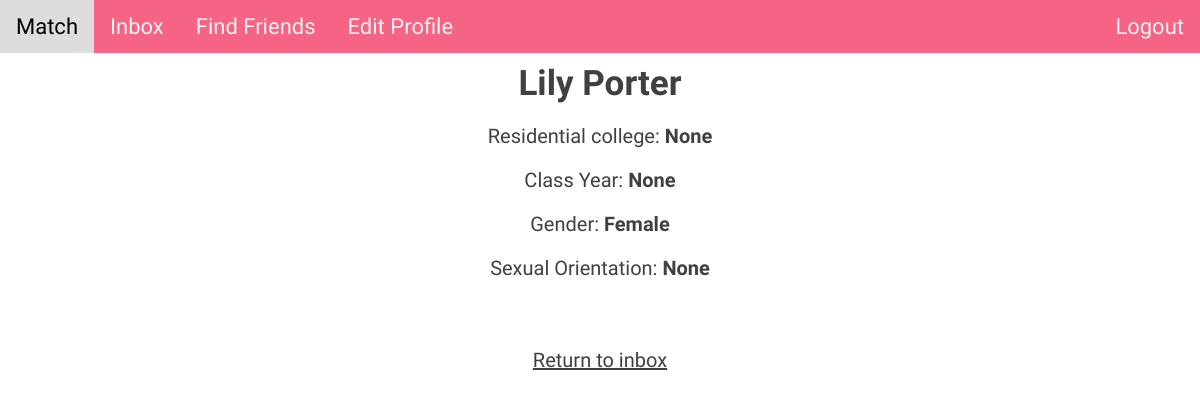
The page /view_profile?match=lporter (signed in) on the database its author committed.
### tables this page shows
CREATE TABLE users (
    id integer primary key autoincrement,
    first_name text not null,
    last_name text not null,
    username text not null,
    password text not null,
    phone_number text,
    college text,
    class_year text,
    gender text,
    orientation text,
    preference text
);

### main.py (the view)
@app.route('/view_profile', methods=['GET'])
def view_profile():
    match = request.args.get('match')
    username = session["username"]
    dict_info = retrieve_profile_info(match)
    return render_template('view_profile.html', username=username,
                           first_name=dict_info["first_name"],
                           last_name=dict_info["last_name"],
                           number=dict_info["number"],
                           college=dict_info["college"],
                           class_year=dict_info["class_year"],
                           gender=dict_info["gender"],
                           orientation=dict_info["orientation"])

### models.py (called while the page is built)
def retrieve_profile_info(username):
    con = sql.connect("database.db")
    cur = con.cursor()
    query = "SELECT * FROM users WHERE username = ?"
    cur.execute(query, [username])
    info = cur.fetchone()
    first_name = info[1]
    last_name = info[2]
    number = info[5]
    college = info[6]
    class_year = info[7]
    gender = info[8]
    orientation = info[9]
    match_preference = info[10]
    info_dict = {"first_name": first_name, "last_name": last_name, "number": number,
                 "college": college, "class_year": class_year, "gender": gender,
                 "orientation": orientation, "match_preference": match_preference}
    return info_dict

### templates/view_profile.html (shortened to what this page needs)
<!DOCTYPE html>
<html lang="en">
    <head>
        <link href="static/css/view_profile.css" rel="stylesheet" type="text/css" media="all">
    </head>
    <body>
        {% include "header.html" %}
        <h1 class="title">{{first_name}} {{last_name}}</h1>
        <p>Residential college: <b>{{college}}</b></p>
        <p>Class Year: <b>{{class_year}}</b></p>
        <p>Gender: <b>{{gender}}</b></p>
        <p>Sexual Orientation: <b>{{orientation}}</b></p>
        <br>
        <br>
        <div class="return">
            <a href="/inbox">Return to inbox</a>
        </div>
        <br>
    </body>
</html>

### static/css/view_profile.css (style rules this page uses)
body { margin: 0; padding: 0; background: white; }
h1 { font-family: 'Domine'; font-style: normal; font-weight: 700; font-size: 35px; color: #404040; margin: 0; margin-top: 10px; text-align: center; }
p, a { font-family: 'M PLUS Rounded 1c'; font-size: 20px; color: #404040; text-align: center; }
.return { display: flex; align-items: center; justify-content: center; margin-top: 1%; }

### rows shown on the page
users: first_name "Lily", last_name "Porter", gender "Female"

### other values the page prints
{{ college }} "None"
{{ class_year }} "None"
{{ orientation }} "None"
